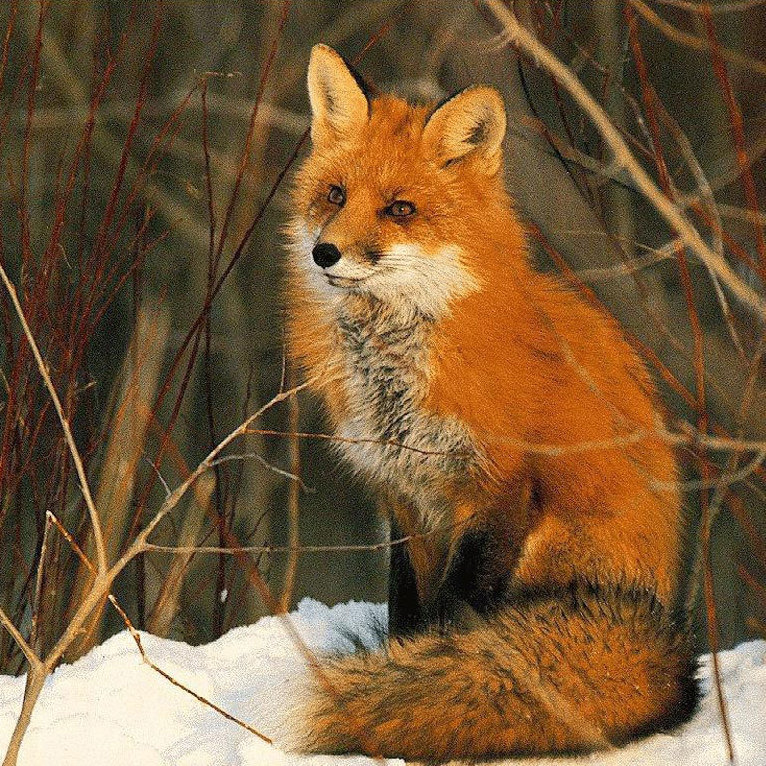
#> input picture Sheet1/red-fox.jpg, 766 x 766 px
$ python ex1.py
#> lines starting #> are read from the running program, lines starting #| are printed output that depends on the picture
from PIL import Image
import matplotlib.image as mpimg
import matplotlib.pyplot as plt
import numpy

pic = Image.open("red-fox.jpg")
#> pic is the input picture: PIL image 766x766 RGB; mean R, G, B 118.4, 89.7, 56.8

pix = numpy.array(pic)

print("depth:", pic.bits, "width:", pic.size[0], "heigth:", pic.size[1])
#| depth: 8 width: 766 heigth: 766

plt.imshow(pix)

img = pic.resize((227, 227))
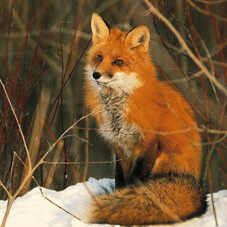
#> img: PIL image 227x227 RGB; mean R, G, B 118.4, 89.7, 56.8

pix2 = numpy.array(img)

plt.imshow(pix2)

lilpic = pic.crop((100, 327, 100, 327))
pix3 = numpy.array(lilpic)
#> pix3 = empty array

# [8 lines of commented-out code are left out]

rot = pic.rotate(30, expand=1)
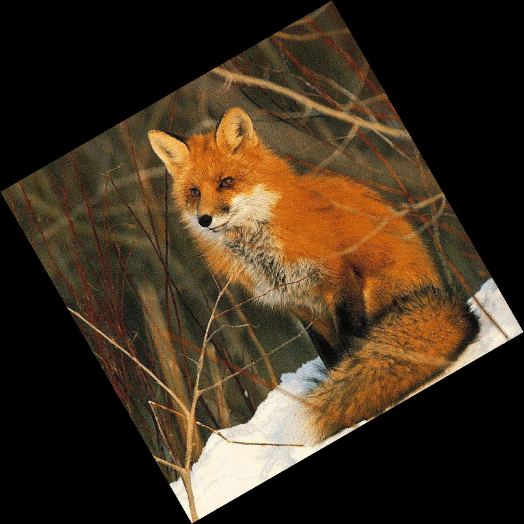
#> rot: PIL image 1048x1048 RGB (shown at 1/2 size); mean R, G, B 63.2, 47.9, 30.3

pixi = numpy.array(rot)

#plt.imshow(pixi)


print(pic)
#| <PIL.JpegImagePlugin.JpegImageFile image mode=RGB size=766x766 at 0x7F1F1903A9D0>


plt.show()
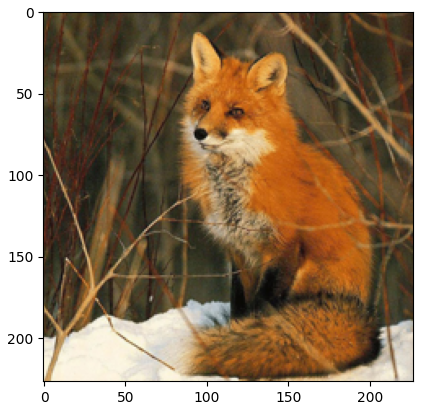
#> figure drawn by matplotlib, 1 panel
